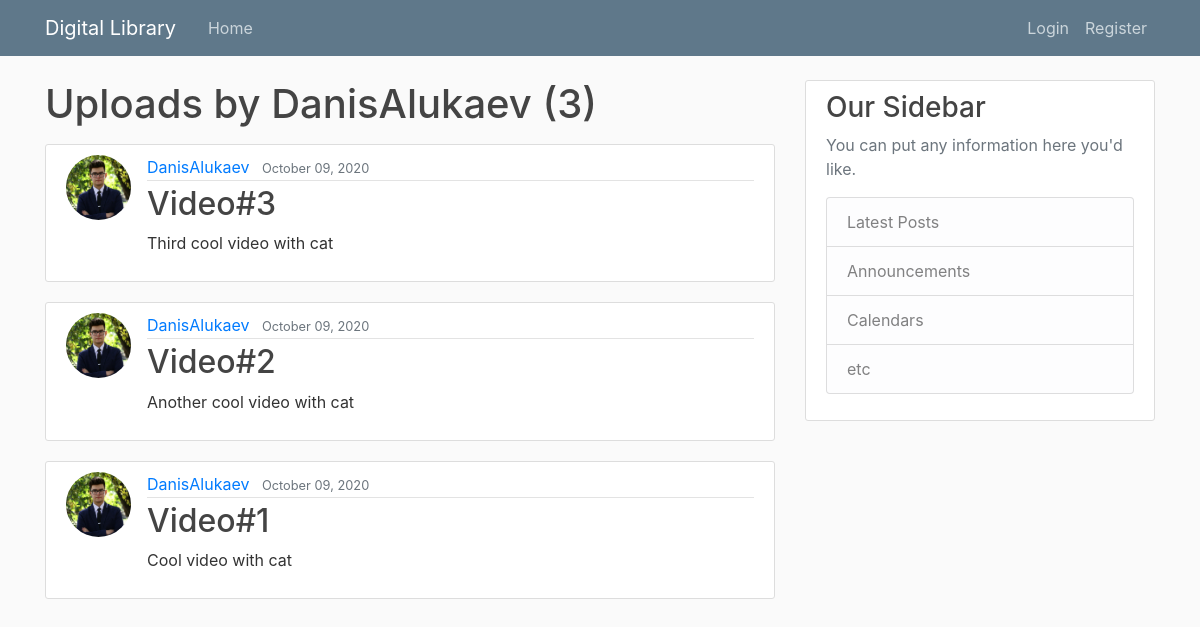
Page /user/DanisAlukaev/ on the earlier database version.
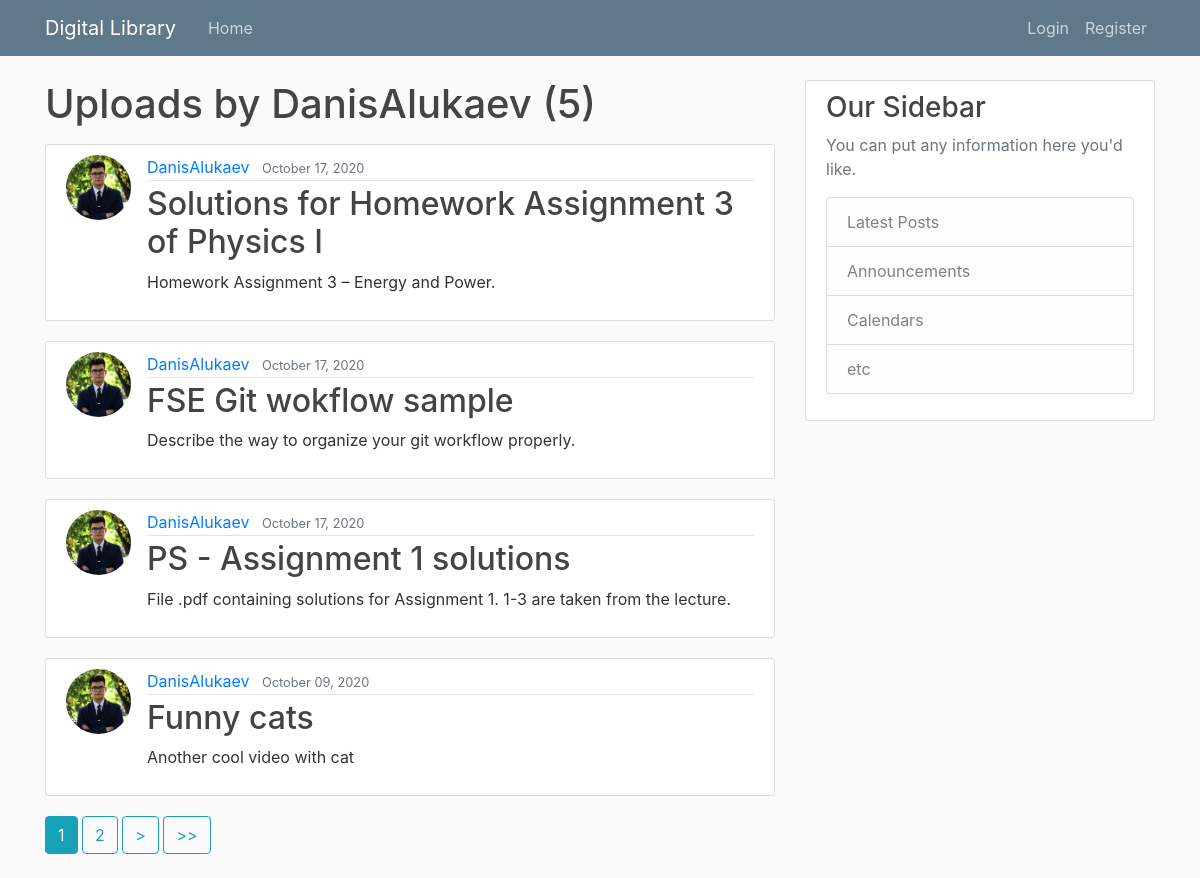
Same page on the later database version.
### Storage/models.py (models this page shows, shortened)
class Upload(models.Model):
    title = models.CharField(max_length=50)
    content = models.TextField()
    date = models.DateTimeField(default=timezone.now)
    user = models.ForeignKey(User, on_delete=models.CASCADE)
    tags = models.ManyToManyField(Tag, help_text="Select the tags")

### Users/models.py (models this page shows, shortened)
class Profile(models.Model):
    user = models.OneToOneField(User, on_delete=models.CASCADE)
    image = models.ImageField(default='default.jpg', upload_to='profile_pics')

### Storage/views.py (the view)
# urls.py: path('user/<str:username>/', UserUploadListView.as_view(), name='User-uploads'),
class UserUploadListView(ListView):
    model = Upload
    template_name = 'Storage/user_uploads.html'
    context_object_name = 'uploads'
    paginate_by = 4
    def get_queryset(self):
        user = get_object_or_404(User, username=self.kwargs.get('username'))
        return Upload.objects.filter(user=user).order_by('-date')

### Storage/templates/Storage/user_uploads.html (shortened to what this page needs)
{% extends "Storage/base.html" %}
{% block content %}
    <h1 class="mb-3">Uploads by {{ view.kwargs.username }} ({{ page_obj.paginator.count }}) </h1>
    {% for upload in uploads %}
        <article class="media content-section">
            <img class="rounded-circle article-img" src="{{ upload.user.profile.image.url }}">
          <div class="media-body">
            <div class="article-metadata">
              <a class="mr-2" href="{% url 'User-uploads' upload.user.username %}">{{ upload.user }}</a>
              <small class="text-muted">{{ upload.date|date:"F d, Y" }}</small>
            </div>
            <h2><a class="article-title" href="{% url 'Content-detail' upload.id %}">{{ upload.title }}</a></h2>
            <p class="article-content">{{ upload.content }}</p>
          </div>
        </article>
    {% endfor %}
    {% if is_paginated %}
        {% for num in page_obj.paginator.page_range %}
            {% if page_obj.number == num %}
                <a class="btn btn-info mb-4" href="?page={{ num }}">{{ num }}</a>
            {% elif num > page_obj.number|add:'-3' and num < page_obj.number|add:'3' %}
                <a class="btn btn-outline-info mb-4" href="?page={{ num }}">{{ num }}</a>
            {% endif %}
        {% endfor %}
        {% if page_obj.has_next %}
            <a class="btn btn-outline-info mb-4" href="?page={{ page_obj.next_page_number}}"> > </a>
            <a class="btn btn-outline-info mb-4" href="?page={{ page_obj.paginator.num_pages }}"> >> </a>
        {% endif %}
    {% endif %}
{% endblock content%}

### Storage/templates/Storage/base.html (shortened to what this page needs)
{% load static %}
<!DOCTYPE html>
<html lang="en">
<head>
    <link rel="stylesheet" href="https://maxcdn.bootstrapcdn.com/bootstrap/4.0.0/css/bootstrap.min.css">
    <link rel="stylesheet" type="text/css" href="{% static 'Storage/main.css' %}">
</head>
<body>
    <header class="site-header">
      <nav class="navbar navbar-expand-md navbar-dark bg-steel fixed-top" >
        <div class="container">
          <a class="navbar-brand mr-4" href="{% url 'Storage-workspace' %}">Digital Library</a>
          <div class="collapse navbar-collapse" id="navbarToggle">
            <div class="navbar-nav mr-auto">
              <a class="nav-item nav-link" href="{% url 'Storage-workspace' %}">Home</a>
            </div>
            <div class="navbar-nav">
                {% if user.is_authenticated %}
                    <a class="nav-item nav-link" href="{% url 'Search_and_filter' %}">Search</a>
                    <a class="nav-item nav-link" href="{% url 'Content-create' %}">Contribute</a>
                    <a class="nav-item nav-link" href="{% url 'profile' %}">Profile</a>
                    <a class="nav-item nav-link" href="{% url 'logout' %}">Logout</a>
                {% else %}
                    <a class="nav-item nav-link" href="{% url 'login' %}">Login</a>
                    <a class="nav-item nav-link" href="{% url 'register' %}">Register</a>
                {% endif %}
            </div>
          </div>
        </div>
      </nav>
    </header>
    <main role="main" class="container">
      <div class="row">
        <div class="col-md-8">
            {% block content %}{% endblock %}
        </div>
        <div class="col-md-4">
          <div class="content-section">
            <h3>Our Sidebar</h3>
            <p class='text-muted'>You can put any information here you'd like.
              <ul class="list-group">
                <li class="list-group-item list-group-item-light">Latest Posts</li>
                <li class="list-group-item list-group-item-light">Announcements</li>
                <li class="list-group-item list-group-item-light">Calendars</li>
                <li class="list-group-item list-group-item-light">etc</li>
              </ul>
            </p>
          </div>
        </div>
      </div>
    </main>
</body>
</html>

### Storage/static/Storage/main.css (style rules this page uses)
body { background: #fafafa; color: #333333; margin-top: 5rem; }
h1, h2, h3, h4, h5, h6 { color: #444444; }
ul { margin: 0; }
.bg-steel { background-color: #5f788a; }
.site-header .navbar-nav .nav-link { color: #cbd5db; }
.content-section { background: #ffffff; padding: 10px 20px; border: 1px solid #dddddd; border-radius: 3px; margin-bottom: 20px; }
.article-title { color: #444444; }
.article-content { white-space: pre-line; }
.article-img { height: 65px; width: 65px; margin-right: 16px; }
.article-metadata { padding-bottom: 1px; margin-bottom: 4px; border-bottom: 1px solid #e3e3e3 }

Differences in the rows shown:
removed Upload: user.profile.image (placeholder picture), user "DanisAlukaev", date "October 09, 2020", title "Video#3", content "Third cool video with cat"
no longer on this page (row unchanged): Upload: user.profile.image (placeholder picture), user "DanisAlukaev", date "October 09, 2020", title "Video#1", content "Cool video with cat"
added Upload: user.profile.image (placeholder picture), user "DanisAlukaev", date "October 17, 2020", title "Solutions for Homework Assignment 3 of Physics I", content "Homework Assignment 3 – Energy and Power."
added Upload: user.profile.image (placeholder picture), user "DanisAlukaev", date "October 17, 2020", title "FSE Git wokflow sample", content "Describe the way to organize your git workflow properly."
added Upload: user.profile.image (placeholder picture), user "DanisAlukaev", date "October 17, 2020", title "PS - Assignment 1 solutions", content "File .pdf containing solutions for Assignment 1. 1-3 are taken from the lecture."
changed Upload "Another cool video with cat": title "Video#2" → "Funny cats"
Other differences:
{{ page_obj.paginator.count }}: "3" → "5"
new list line: "1"
new list line: "2"
